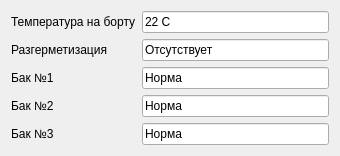
<?xml version="1.0" encoding="UTF-8"?>
<ui version="4.0">
 <class>ShipForm</class>
 <widget class="QWidget" name="ShipForm">
  <property name="geometry">
   <rect>
    <x>0</x>
    <y>0</y>
    <width>340</width>
    <height>154</height>
   </rect>
  </property>
  <property name="windowTitle">
   <string>Параметры корабля</string>
  </property>
  <layout class="QHBoxLayout" name="horizontalLayout">
   <item>
    <layout class="QVBoxLayout" name="verticalLayout_2">
     <item>
      <widget class="QLabel" name="label">
       <property name="text">
        <string>Температура на борту</string>
       </property>
      </widget>
     </item>
     <item>
      <widget class="QLabel" name="label_2">
       <property name="text">
        <string>Разгерметизация</string>
       </property>
      </widget>
     </item>
     <item>
      <widget class="QLabel" name="label_3">
       <property name="text">
        <string>Бак №1</string>
       </property>
      </widget>
     </item>
     <item>
      <widget class="QLabel" name="label_4">
       <property name="text">
        <string>Бак №2</string>
       </property>
      </widget>
     </item>
     <item>
      <widget class="QLabel" name="label_5">
       <property name="text">
        <string>Бак №3</string>
       </property>
      </widget>
     </item>
    </layout>
   </item>
   <item>
    <layout class="QVBoxLayout" name="verticalLayout">
     <item>
      <widget class="QLineEdit" name="lineEdit">
       <property name="text">
        <string>22 C</string>
       </property>
      </widget>
     </item>
     <item>
      <widget class="QLineEdit" name="lineEdit_2">
       <property name="text">
        <string>Отсутствует</string>
       </property>
      </widget>
     </item>
     <item>
      <widget class="QLineEdit" name="lineEdit_3">
       <property name="text">
        <string>Норма</string>
       </property>
      </widget>
     </item>
     <item>
      <widget class="QLineEdit" name="lineEdit_4">
       <property name="text">
        <string>Норма</string>
       </property>
      </widget>
     </item>
     <item>
      <widget class="QLineEdit" name="lineEdit_5">
       <property name="text">
        <string>Норма</string>
       </property>
      </widget>
     </item>
    </layout>
   </item>
  </layout>
 </widget>
 <resources/>
 <connections/>
</ui>
